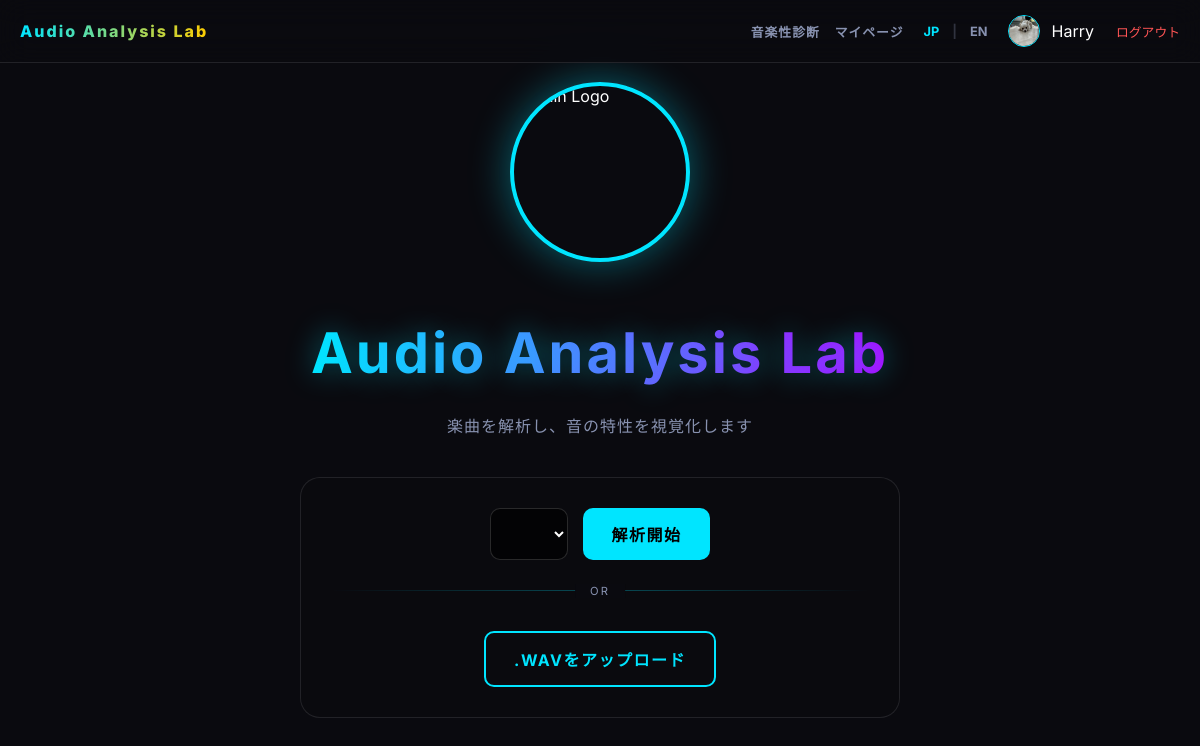
The page / (signed in) on the database its author committed.
### app.py (models this page shows)
class User(Base):
    __tablename__ = "users"
    id = Column(Integer, primary_key=True, index=True)
    username = Column(String, unique=True, index=True)
    hashed_password = Column(String)
    icon_url = Column(String, default="https://api.dicebear.com/7.x/avataaars/svg?seed=default")

### app.py (the view)
@app.get("/")
async def index(request: Request, lang: Optional[str] = None, user=Depends(get_current_user)):
    current_lang = lang or request.cookies.get("lang", "ja")
    if current_lang not in TRANSLATIONS:
        current_lang = "ja"
    t = TRANSLATIONS[current_lang]
    response = templates.TemplateResponse(request=request, name="index.html", context={"user": user, "t": t})
    response.set_cookie(key="lang", value=current_lang)
    return response

### templates/index.html (shortened to what this page needs)
<!DOCTYPE html>
<html lang="ja">
<head>
    <link rel="stylesheet" href="/static/css/style.css">
</head>
<body data-lang="{{ t.lang_code }}">
    <nav class="top-nav">
        <div class="nav-logo">
            <a href="/" style="text-decoration: none; color: inherit;">
                <span>Audio Analysis Lab</span>
            </a>
        </div>
        <div class="nav-right">
            <a href="/diagnosis" class="nav-link {% if request.url.path == '/diagnosis' %}active{% endif %}">{{ t.community_nav }}</a>
            {% if user %}
            <a href="/mypage" class="nav-link {% if request.url.path == '/mypage' %}active{% endif %}">{{ t.mypage_nav }}</a>
            {% endif %}
            <div class="lang-switcher">
                <a href="/set_lang/ja" class="{% if t.lang_code == 'ja' %}active{% endif %}">JP</a>
                <span>|</span>
                <a href="/set_lang/en" class="{% if t.lang_code == 'en' %}active{% endif %}">EN</a>
            </div>
            <div class="nav-user">
                {% if user %}
                <div class="user-info">
                    <img src="{{ user.icon_url }}" class="user-icon">
                    <span>{{ user.username }}</span>
                    <a href="/logout" class="logout-link">{{ t.logout }}</a>
                </div>
                {% else %}
                <button onclick="openAuth()" class="login-trigger">{{ t.login_btn }}</button>
                {% endif %}
            </div>
        </div>
    </nav>
    <div class="container">
        <div id="setup-screen" class="screen active">
            <img src="/static/img/logo.png" alt="Main Logo" class="main-logo">
            <h1 class="title">Audio Analysis Lab</h1>
            <p class="subtitle">{{ t.subtitle }}</p>
            <div class="control-group">
                <div class="main-controls">
                    <select id="songSelect"></select>
                    <button id="analyzeBtn" onclick="analyze()">{{ t.btn_analyze }}</button>
                </div>
                {% if user %}
                <div class="control-divider"></div>
                <div class="upload-controls">
                    <button class="secondary-btn upload-btn" onclick="document.getElementById('songUpload').click()">{{ t.btn_upload }}</button>
                </div>
                {% endif %}
            </div>
        </div>
    </div>
</body>
</html>

### static/css/style.css (style rules this page uses)
* { box-sizing: border-box; }
:root { --primary-color: #00e5ff; --bg-color: #0a0a0f; --panel-bg: rgba(10, 10, 15, 0.7); --text-main: #ffffff; --text-sub: #8892b0; }
body { margin: 0; padding: 0; background-color: var(--bg-color); color: var(--text-main); font-family: 'Inter', sans-serif; display: flex; justify-content: center; align-items: center; min-height: 100vh; overflow: hidden; }
.container { width: 100%; max-width: 1000px; padding: 20px; box-sizing: border-box; z-index: 10; }
.screen { display: none; flex-direction: column; align-items: center; animation: fadeIn 0.5s ease forwards; }
.screen.active { display: flex; }
.title { font-size: 3.5rem; font-weight: 700; letter-spacing: 3px; margin-bottom: 10px; text-shadow: 0 0 30px rgba(0, 229, 255, 0.4); background: linear-gradient(90deg, #00e5ff, #b200ff); -webkit-background-clip: text; -webkit-text-fill-color: transparent; }
.subtitle { color: var(--text-sub); margin-bottom: 40px; font-weight: 300; letter-spacing: 1px; }
.control-group { display: flex; flex-direction: column; gap: 20px; background: var(--panel-bg); padding: 30px; border-radius: 20px; border: 1px solid rgba(255,255,255,0.1); backdrop-filter: blur(15px); width: 100%; max-width: 600px; }
.main-controls, .upload-controls { display: flex; gap: 15px; justify-content: center; width: 100%; }
.control-divider { width: 100%; height: 1px; background: linear-gradient(90deg, transparent, rgba(0, 229, 255, 0.3), transparent); position: relative; margin: 10px 0; }
.control-divider::after { content: "OR"; position: absolute; top: 50%; left: 50%; transform: translate(-50%, -50%); background: var(--bg-color); padding: 0 15px; font-size: 0.7rem; color: var(--text-sub); letter-spacing: 2px; }
select, button { font-family: 'Inter', sans-serif; font-size: 1rem; padding: 14px 28px; border-radius: 10px; border: none; outline: none; cursor: pointer; transition: all 0.3s ease; }
select { background: rgba(0,0,0,0.6); color: white; border: 1px solid rgba(255,255,255,0.15); }
button { background: var(--primary-color); color: #000; font-weight: 700; text-transform: uppercase; letter-spacing: 1.5px; }
.secondary-btn { background: transparent !important; border: 2px solid var(--primary-color) !important; color: var(--primary-color) !important; }
.top-nav { position: fixed; top: 0; left: 0; width: 100%; padding: 15px 20px; display: flex; justify-content: space-between; align-items: center; background: rgba(10, 10, 15, 0.8); backdrop-filter: blur(15px); border-bottom: 1px solid rgba(255,255,255,0.1); z-index: 50; }
.nav-logo { display: flex; align-items: center; gap: 15px; font-weight: 800; letter-spacing: 2px; background: linear-gradient(90deg, #00e5ff, #FFCC00); -webkit-background-clip: text; -webkit-text-fill-color: transparent; }
.nav-right { display: flex; align-items: center; gap: 15px; }
.nav-link { text-decoration: none; color: var(--text-sub); font-size: 0.8rem; font-weight: bold; letter-spacing: 1px; transition: color 0.3s; }
.lang-switcher { font-size: 0.8rem; font-weight: bold; color: var(--text-sub); }
.lang-switcher a { color: inherit; text-decoration: none; padding: 5px; transition: color 0.3s; }
.lang-switcher a.active { color: var(--primary-color); }
.lang-switcher span { opacity: 0.3; margin: 0 5px; }
.main-logo { width: 180px; height: 180px; border-radius: 50%; margin-bottom: 20px; border: 4px solid var(--primary-color); box-shadow: 0 0 40px rgba(0, 229, 255, 0.4); object-fit: cover; animation: pulseLogo 4s ease-in-out infinite; }
.user-info { display: flex; align-items: center; gap: 12px; }
.user-icon { width: 32px; height: 32px; border-radius: 50%; border: 1px solid var(--primary-color); }
.logout-link { font-size: 0.8rem; color: #ff5555; text-decoration: none; margin-left: 10px; }
.secondary-btn { background: transparent; border: 1px solid var(--primary-color); color: var(--primary-color); margin-top: 10px; }

### rows shown on the page
User: icon_url (picture), username "Harry"

### other values the page prints
{{ t.community_nav }} "音楽性診断"
{{ t.mypage_nav }} "マイページ"
{{ t.logout }} "ログアウト"
{{ t.subtitle }} "楽曲を解析し、音の特性を視覚化します"
{{ t.btn_analyze }} "解析開始"
{{ t.btn_upload }} ".WAVをアップロード"
